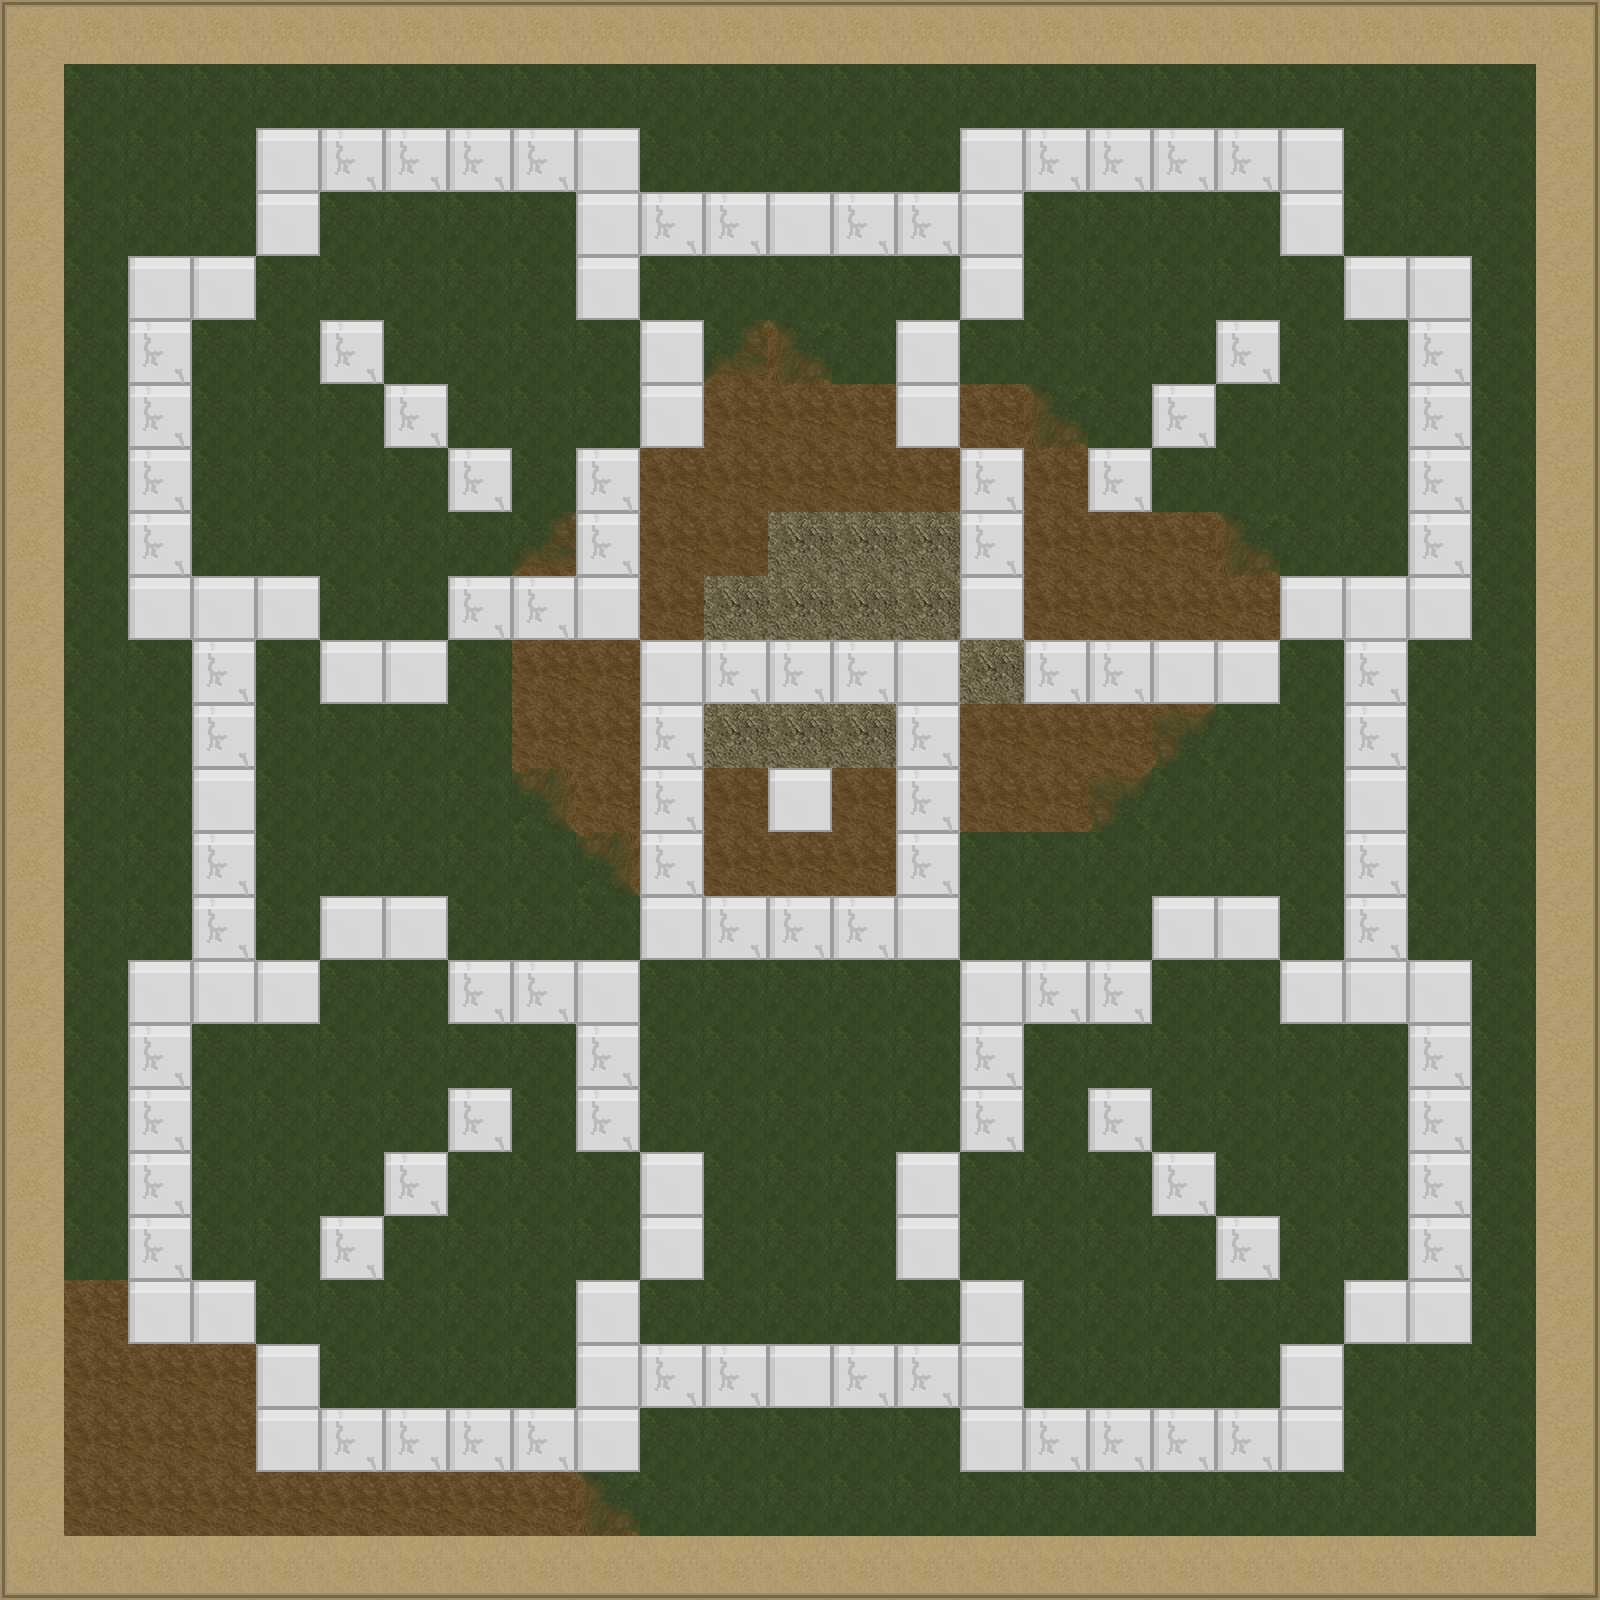

This is a level from a 2D game, rendered from its Tiled map with the project's own tilesets. A one-line summary and the complete map file follow:
An orthogonal 25x25 tile map with 64x64 px tiles, 3 tile layers (ground, walls, destroyable_walls).

<map version="1.0" tiledversion="1.1.6" orientation="orthogonal" renderorder="right-down" width="25" height="25" tilewidth="64" tileheight="64" infinite="0" nextobjectid="1">
 <tileset firstgid="1" name="landscape-tileset" tilewidth="64" tileheight="64" tilecount="30" columns="6">
  <image source="landscape-tileset.png" width="384" height="320" />
  <tile id="24">
   <properties>
    <property name="collide" type="bool" value="true" />
   </properties>
  </tile>
  <tile id="25">
   <properties>
    <property name="collide" type="bool" value="true" />
   </properties>
  </tile>
  <tile id="26">
   <properties>
    <property name="collide" type="bool" value="true" />
   </properties>
  </tile>
 </tileset>
 <layer name="ground" width="25" height="25">
  <data encoding="csv">
15,13,13,13,13,13,13,13,13,13,13,13,13,13,13,13,13,13,13,13,13,13,13,13,16,
14,1,1,1,1,1,1,1,1,1,1,1,1,1,1,1,1,1,1,1,1,1,1,1,20,
14,1,1,1,1,1,1,1,1,1,1,1,1,1,1,1,1,1,1,1,1,1,1,1,20,
14,1,1,1,1,1,1,1,1,1,1,1,1,1,1,1,1,1,1,1,1,1,1,1,20,
14,1,1,1,1,1,1,1,1,1,1,1,1,1,1,1,1,1,1,1,1,1,1,1,20,
14,1,1,1,1,1,1,1,1,1,1,2,3,1,1,1,1,1,1,1,1,1,1,1,20,
14,1,1,1,1,1,1,1,1,1,2,11,11,11,11,11,3,1,1,1,1,1,1,1,20,
14,1,1,1,1,1,1,1,1,2,11,11,11,11,11,11,11,3,1,1,1,1,1,1,20,
14,1,1,1,1,1,1,1,2,11,11,11,6,6,6,6,11,11,11,3,1,1,1,1,20,
14,1,1,1,1,1,1,1,11,11,11,6,6,6,6,6,11,11,11,11,1,1,1,1,20,
14,1,1,1,1,1,1,1,11,11,6,6,6,6,6,6,11,11,11,5,1,1,1,1,20,
14,1,1,1,1,1,1,1,11,11,11,6,6,6,6,11,11,11,5,1,1,1,1,1,20,
14,1,1,1,1,1,1,1,4,11,11,11,11,11,11,11,11,5,1,1,1,1,1,1,20,
14,1,1,1,1,1,1,1,1,4,11,11,11,11,5,1,1,1,1,1,1,1,1,1,20,
14,1,1,1,1,1,1,1,1,1,4,11,5,1,1,1,1,1,1,1,1,1,1,1,20,
14,1,1,1,1,1,1,1,1,1,1,1,1,1,1,1,1,1,1,1,1,1,1,1,20,
14,1,1,1,1,1,1,1,1,1,1,1,1,1,1,1,1,1,1,1,1,1,1,1,20,
14,1,1,1,1,1,1,1,1,1,1,1,1,1,1,1,1,1,1,1,1,1,1,1,20,
14,1,1,1,1,1,1,1,1,1,1,1,1,1,1,1,1,1,1,1,1,1,1,1,20,
14,1,1,1,1,1,1,1,1,1,1,1,1,1,1,1,1,1,1,1,1,1,1,1,20,
14,11,3,1,1,1,1,1,1,1,1,1,1,1,1,1,1,1,1,1,1,1,1,1,20,
14,11,11,11,3,1,1,1,1,1,1,1,1,1,1,1,1,1,1,1,1,1,1,1,20,
14,11,11,11,11,11,3,1,1,1,1,1,1,1,1,1,1,1,1,1,1,1,1,1,20,
14,11,11,11,11,11,11,11,11,3,1,1,1,1,1,1,1,1,1,1,1,1,1,1,20,
21,19,19,19,19,19,19,19,19,19,19,19,19,19,19,19,19,19,19,19,19,19,19,19,22
</data>
 </layer>
 <layer name="walls" width="25" height="25">
  <data encoding="csv">
0,0,0,0,0,0,0,0,0,0,0,0,0,0,0,0,0,0,0,0,0,0,0,0,0,
0,0,0,0,0,0,0,0,0,0,0,0,0,0,0,0,0,0,0,0,0,0,0,0,0,
0,0,0,0,25,0,0,0,0,25,0,0,0,0,0,25,0,0,0,0,25,0,0,0,0,
0,0,0,0,25,0,0,0,0,25,0,0,25,0,0,25,0,0,0,0,25,0,0,0,0,
0,0,25,25,0,0,0,0,0,25,0,0,0,0,0,25,0,0,0,0,0,25,25,0,0,
0,0,0,0,0,0,0,0,0,0,25,0,0,0,25,0,0,0,0,0,0,0,0,0,0,
0,0,0,0,0,0,0,0,0,0,25,0,0,0,25,0,0,0,0,0,0,0,0,0,0,
0,0,0,0,0,0,0,0,0,0,0,0,0,0,0,0,0,0,0,0,0,0,0,0,0,
0,0,0,0,0,0,0,0,0,0,0,0,0,0,0,0,0,0,0,0,0,0,0,0,0,
0,0,25,25,25,0,0,0,0,25,0,0,0,0,0,25,0,0,0,0,25,25,25,0,0,
0,0,0,0,0,25,25,0,0,0,25,0,0,0,25,0,0,0,25,25,0,0,0,0,0,
0,0,0,0,0,0,0,0,0,0,0,0,0,0,0,0,0,0,0,0,0,0,0,0,0,
0,0,0,25,0,0,0,0,0,0,0,0,25,0,0,0,0,0,0,0,0,25,0,0,0,
0,0,0,0,0,0,0,0,0,0,0,0,0,0,0,0,0,0,0,0,0,0,0,0,0,
0,0,0,0,0,25,25,0,0,0,25,0,0,0,25,0,0,0,25,25,0,0,0,0,0,
0,0,25,25,25,0,0,0,0,25,0,0,0,0,0,25,0,0,0,0,25,25,25,0,0,
0,0,0,0,0,0,0,0,0,0,0,0,0,0,0,0,0,0,0,0,0,0,0,0,0,
0,0,0,0,0,0,0,0,0,0,0,0,0,0,0,0,0,0,0,0,0,0,0,0,0,
0,0,0,0,0,0,0,0,0,0,25,0,0,0,25,0,0,0,0,0,0,0,0,0,0,
0,0,0,0,0,0,0,0,0,0,25,0,0,0,25,0,0,0,0,0,0,0,0,0,0,
0,0,25,25,0,0,0,0,0,25,0,0,0,0,0,25,0,0,0,0,0,25,25,0,0,
0,0,0,0,25,0,0,0,0,25,0,0,25,0,0,25,0,0,0,0,25,0,0,0,0,
0,0,0,0,25,0,0,0,0,25,0,0,0,0,0,25,0,0,0,0,25,0,0,0,0,
0,0,0,0,0,0,0,0,0,0,0,0,0,0,0,0,0,0,0,0,0,0,0,0,0,
0,0,0,0,0,0,0,0,0,0,0,0,0,0,0,0,0,0,0,0,0,0,0,0,0
</data>
 </layer>
 <layer name="destroyable_walls" width="25" height="25">
  <data encoding="csv">
0,0,0,0,0,0,0,0,0,0,0,0,0,0,0,0,0,0,0,0,0,0,0,0,0,
0,0,0,0,0,0,0,0,0,0,0,0,0,0,0,0,0,0,0,0,0,0,0,0,0,
0,0,0,0,0,26,26,26,26,0,0,0,0,0,0,0,26,26,26,26,0,0,0,0,0,
0,0,0,0,0,0,0,0,0,0,26,26,0,26,26,0,0,0,0,0,0,0,0,0,0,
0,0,0,0,0,0,0,0,0,0,0,0,0,0,0,0,0,0,0,0,0,0,0,0,0,
0,0,26,0,0,26,0,0,0,0,0,0,0,0,0,0,0,0,0,26,0,0,26,0,0,
0,0,26,0,0,0,26,0,0,0,0,0,0,0,0,0,0,0,26,0,0,0,26,0,0,
0,0,26,0,0,0,0,26,0,26,0,0,0,0,0,26,0,26,0,0,0,0,26,0,0,
0,0,26,0,0,0,0,0,0,26,0,0,0,0,0,26,0,0,0,0,0,0,26,0,0,
0,0,0,0,0,0,0,26,26,0,0,0,0,0,0,0,0,0,0,0,0,0,0,0,0,
0,0,0,26,0,0,0,0,0,0,0,26,26,26,0,0,26,26,0,0,0,26,0,0,0,
0,0,0,26,0,0,0,0,0,0,26,0,0,0,26,0,0,0,0,0,0,26,0,0,0,
0,0,0,0,0,0,0,0,0,0,26,0,0,0,26,0,0,0,0,0,0,0,0,0,0,
0,0,0,26,0,0,0,0,0,0,26,0,0,0,26,0,0,0,0,0,0,26,0,0,0,
0,0,0,26,0,0,0,0,0,0,0,26,26,26,0,0,0,0,0,0,0,26,0,0,0,
0,0,0,0,0,0,0,26,26,0,0,0,0,0,0,0,26,26,0,0,0,0,0,0,0,
0,0,26,0,0,0,0,0,0,26,0,0,0,0,0,26,0,0,0,0,0,0,26,0,0,
0,0,26,0,0,0,0,26,0,26,0,0,0,0,0,26,0,26,0,0,0,0,26,0,0,
0,0,26,0,0,0,26,0,0,0,0,0,0,0,0,0,0,0,26,0,0,0,26,0,0,
0,0,26,0,0,26,0,0,0,0,0,0,0,0,0,0,0,0,0,26,0,0,26,0,0,
0,0,0,0,0,0,0,0,0,0,0,0,0,0,0,0,0,0,0,0,0,0,0,0,0,
0,0,0,0,0,0,0,0,0,0,26,26,0,26,26,0,0,0,0,0,0,0,0,0,0,
0,0,0,0,0,26,26,26,26,0,0,0,0,0,0,0,26,26,26,26,0,0,0,0,0,
0,0,0,0,0,0,0,0,0,0,0,0,0,0,0,0,0,0,0,0,0,0,0,0,0,
0,0,0,0,0,0,0,0,0,0,0,0,0,0,0,0,0,0,0,0,0,0,0,0,0
</data>
 </layer>
</map>
